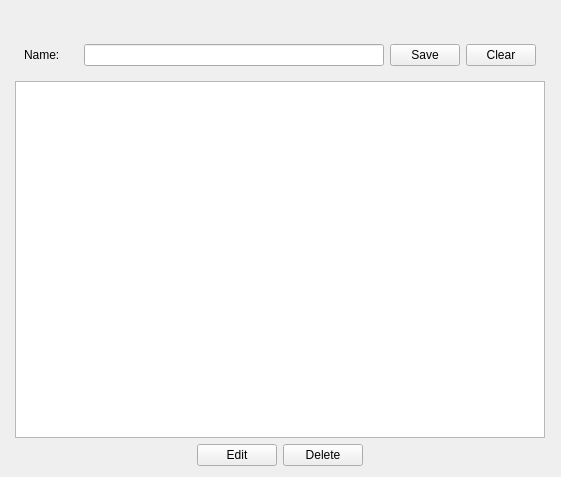
<?xml version="1.0" encoding="UTF-8"?>
<ui version="4.0">
 <class>ManageUnits</class>
 <widget class="QWidget" name="ManageUnits">
  <property name="geometry">
   <rect>
    <x>0</x>
    <y>0</y>
    <width>561</width>
    <height>477</height>
   </rect>
  </property>
  <property name="windowTitle">
   <string>Form</string>
  </property>
  <layout class="QGridLayout" name="gridLayout">
   <item row="0" column="0">
    <widget class="QFrame" name="frame">
     <property name="maximumSize">
      <size>
       <width>530</width>
       <height>16777215</height>
      </size>
     </property>
     <property name="frameShape">
      <enum>QFrame::NoFrame</enum>
     </property>
     <property name="frameShadow">
      <enum>QFrame::Raised</enum>
     </property>
     <layout class="QVBoxLayout" name="verticalLayout">
      <property name="leftMargin">
       <number>0</number>
      </property>
      <property name="topMargin">
       <number>0</number>
      </property>
      <property name="rightMargin">
       <number>0</number>
      </property>
      <property name="bottomMargin">
       <number>0</number>
      </property>
      <item>
       <widget class="QWidget" name="formWidget" native="true">
        <property name="maximumSize">
         <size>
          <width>16777215</width>
          <height>170</height>
         </size>
        </property>
        <layout class="QGridLayout" name="gridLayout_2">
         <item row="0" column="1">
          <widget class="QLabel" name="lbl_id">
           <property name="font">
            <font>
             <pointsize>12</pointsize>
             <weight>75</weight>
             <bold>true</bold>
            </font>
           </property>
           <property name="text">
            <string/>
           </property>
          </widget>
         </item>
         <item row="1" column="0">
          <widget class="QLabel" name="label">
           <property name="text">
            <string>Name:</string>
           </property>
          </widget>
         </item>
         <item row="1" column="1">
          <widget class="QLineEdit" name="name">
           <property name="maximumSize">
            <size>
             <width>300</width>
             <height>16777215</height>
            </size>
           </property>
          </widget>
         </item>
         <item row="1" column="2">
          <widget class="QPushButton" name="save_btn">
           <property name="maximumSize">
            <size>
             <width>70</width>
             <height>16777215</height>
            </size>
           </property>
           <property name="text">
            <string>Save</string>
           </property>
          </widget>
         </item>
         <item row="1" column="3">
          <widget class="QPushButton" name="clear_btn">
           <property name="maximumSize">
            <size>
             <width>70</width>
             <height>16777215</height>
            </size>
           </property>
           <property name="text">
            <string>Clear</string>
           </property>
          </widget>
         </item>
        </layout>
       </widget>
      </item>
      <item>
       <widget class="QTableWidget" name="detailtable">
        <property name="editTriggers">
         <set>QAbstractItemView::NoEditTriggers</set>
        </property>
        <property name="selectionMode">
         <enum>QAbstractItemView::SingleSelection</enum>
        </property>
        <property name="selectionBehavior">
         <enum>QAbstractItemView::SelectRows</enum>
        </property>
       </widget>
      </item>
      <item>
       <widget class="QWidget" name="widget" native="true">
        <layout class="QHBoxLayout" name="horizontalLayout_4">
         <property name="leftMargin">
          <number>0</number>
         </property>
         <property name="topMargin">
          <number>0</number>
         </property>
         <property name="rightMargin">
          <number>0</number>
         </property>
         <property name="bottomMargin">
          <number>0</number>
         </property>
         <item>
          <spacer name="horizontalSpacer">
           <property name="orientation">
            <enum>Qt::Horizontal</enum>
           </property>
           <property name="sizeHint" stdset="0">
            <size>
             <width>178</width>
             <height>20</height>
            </size>
           </property>
          </spacer>
         </item>
         <item>
          <widget class="QPushButton" name="edit_btn">
           <property name="text">
            <string>Edit</string>
           </property>
          </widget>
         </item>
         <item>
          <widget class="QPushButton" name="delete_btn">
           <property name="text">
            <string>Delete</string>
           </property>
          </widget>
         </item>
         <item>
          <spacer name="horizontalSpacer_2">
           <property name="orientation">
            <enum>Qt::Horizontal</enum>
           </property>
           <property name="sizeHint" stdset="0">
            <size>
             <width>178</width>
             <height>20</height>
            </size>
           </property>
          </spacer>
         </item>
        </layout>
       </widget>
      </item>
     </layout>
    </widget>
   </item>
  </layout>
 </widget>
 <resources/>
 <connections/>
</ui>
